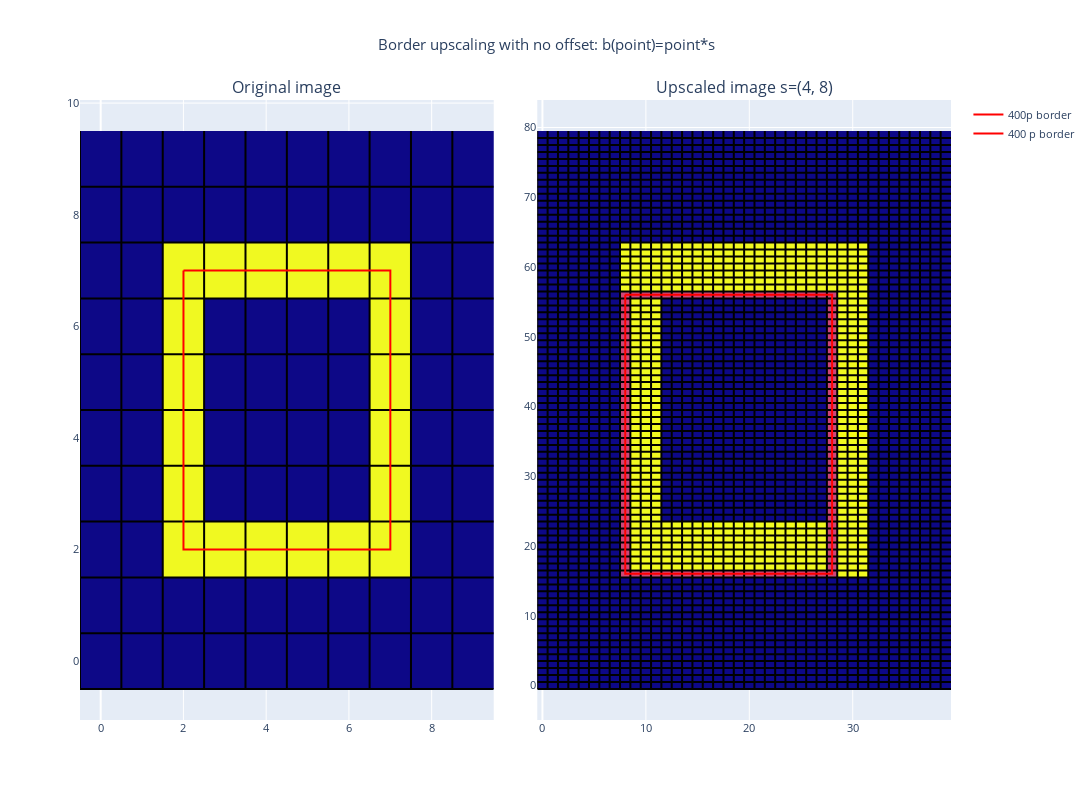

The notebook cell this image was saved under:
### Markdown cell above
# Get intersected pixels

### Code cell
fig = make_subplots(rows=1, cols=2, 
                    horizontal_spacing=0.05, 
                    vertical_spacing=0.1,
                    subplot_titles=('Original image', f"Upscaled image s={scale_factor_x, scale_factor_y}"))
# Add images to plot
base_image_fig = px.imshow(test_image)
fig.add_trace(base_image_fig.data[0], 1, 1)
xs, ys = gridlines(test_image)
fig.add_trace(go.Scatter(x=xs, y=ys, marker=dict(color='black', size=1), name=f"Pixel edges", showlegend=False), row=1, col=1)

upscaled_image_box_2 = upscaled_image_box.copy()
xs, ys = pixels_between_points(fourier_xs*scale_factor_x, fourier_ys*scale_factor_y)
# xs, ys = pixels_between_points(fourier_xs*scale_factor+scale_factor/2-0.5, fourier_ys*scale_factor+scale_factor/2-0.5)
for x,y in list(zip(xs,ys)):
    upscaled_image_box_2[int(y)][int(x)] = 0.5
    
upscaled_image_fig = px.imshow(upscaled_image_box_2)
fig.add_trace(upscaled_image_fig.data[0], 1, 2)
xs, ys = gridlines(upscaled_image_box_2)
fig.add_trace(go.Scatter(x=xs, y=ys, marker=dict(color='black', size=1), name=f"Pixel edges", showlegend=False), row=1, col=2)

# 400p borders
fig.add_trace(go.Scatter(x=fourier_xs, y=fourier_ys, marker=dict(color='red', size=10), name=f"400p border"), row=1, col=1)
fig.add_trace(go.Scatter(x=fourier_xs*scale_factor_x, y=fourier_ys*scale_factor_y, marker=dict(color='red', size=10), name=f"400 p border"), row=1, col=2)

fig.update_layout(title_text=f"Border upscaling with no offset: b(point)=point*s", title_x=0.5, width=1400, height=800, showlegend=True, font_size=11)
fig.update(layout_coloraxis_showscale=False)
fig.show()

### Figure 1 — Plotly figure (JSON) as saved in the notebook; plotly's stock layout.template omitted (floating-point values rounded to 4 significant figures; data arrays with more than 128 entries replaced by an {"elided": "..."} marker saying what was removed)
{"data": [{"coloraxis": "coloraxis", "hovertemplate": "x: %{x}<br>y: %{y}<br>color: %{z}<extra></extra>", "name": "0", "type": "heatmap", "xaxis": "x", "yaxis": "y", "z": [[0, 0, 0, 0, 0, 0, 0, 0, 0, 0], [0, 0, 0, 0, 0, 0, 0, 0, 0, 0], [0, 0, 1, 1, 1, 1, 1, 1, 0, 0], [0, 0, 1, 0, 0, 0, 0, 1, 0, 0], [0, 0, 1, 0, 0, 0, 0, 1, 0, 0], [0, 0, 1, 0, 0, 0, 0, 1, 0, 0], [0, 0, 1, 0, 0, 0, 0, 1, 0, 0], [0, 0, 1, 1, 1, 1, 1, 1, 0, 0], [0, 0, 0, 0, 0, 0, 0, 0, 0, 0], [0, 0, 0, 0, 0, 0, 0, 0, 0, 0]]}, {"marker": {"color": "black", "size": 1}, "name": "Pixel edges", "showlegend": false, "type": "scatter", "x": [-0.5, -0.5, null, 0.5, 0.5, null, 1.5, 1.5, null, 2.5, 2.5, null, 3.5, 3.5, null, 4.5, 4.5, null, 5.5, 5.5, null, 6.5, 6.5, null, 7.5, 7.5, null, 8.5, 8.5, null, -0.5, 9.5, null, -0.5, 9.5, null, -0.5, 9.5, null, -0.5, 9.5, null, -0.5, 9.5, null, -0.5, 9.5, null, -0.5, 9.5, null, -0.5, 9.5, null, -0.5, 9.5, null, -0.5, 9.5, null], "xaxis": "x", "y": [-0.5, 9.5, null, -0.5, 9.5, null, -0.5, 9.5, null, -0.5, 9.5, null, -0.5, 9.5, null, -0.5, 9.5, null, -0.5, 9.5, null, -0.5, 9.5, null, -0.5, 9.5, null, -0.5, 9.5, null, -0.5, -0.5, null, 0.5, 0.5, null, 1.5, 1.5, null, 2.5, 2.5, null, 3.5, 3.5, null, 4.5, 4.5, null, 5.5, 5.5, null, 6.5, 6.5, null, 7.5, 7.5, null, 8.5, 8.5, null], "yaxis": "y"}, {"coloraxis": "coloraxis", "hovertemplate": "x: %{x}<br>y: %{y}<br>color: %{z}<extra></extra>", "name": "0", "type": "heatmap", "xaxis": "x2", "yaxis": "y2", "z": {"elided": "80x40 float values"}}, {"marker": {"color": "black", "size": 1}, "name": "Pixel edges", "showlegend": false, "type": "scatter", "x": {"elided": "360 float values"}, "xaxis": "x2", "y": {"elided": "360 float values"}, "yaxis": "y2"}, {"marker": {"color": "red", "size": 10}, "name": "400p border", "type": "scatter", "x": {"elided": "200 float values"}, "xaxis": "x", "y": {"elided": "200 float values"}, "yaxis": "y"}, {"marker": {"color": "red", "size": 10}, "name": "400 p border", "type": "scatter", "x": {"elided": "200 float values"}, "xaxis": "x2", "y": {"elided": "200 float values"}, "yaxis": "y2"}], "layout": {"annotations": [{"font": {"size": 16}, "showarrow": false, "text": "Original image", "x": 0.2375, "xanchor": "center", "xref": "paper", "y": 1, "yanchor": "bottom", "yref": "paper"}, {"font": {"size": 16}, "showarrow": false, "text": "Upscaled image s=(4, 8)", "x": 0.7625, "xanchor": "center", "xref": "paper", "y": 1, "yanchor": "bottom", "yref": "paper"}], "coloraxis": {"showscale": false}, "font": {"size": 11}, "height": 800, "showlegend": true, "title": {"text": "Border upscaling with no offset: b(point)=point*s", "x": 0.5}, "width": 1400, "xaxis": {"anchor": "y", "domain": [0, 0.475]}, "xaxis2": {"anchor": "y2", "domain": [0.525, 1]}, "yaxis": {"anchor": "x", "domain": [0, 1]}, "yaxis2": {"anchor": "x2", "domain": [0, 1]}}}
